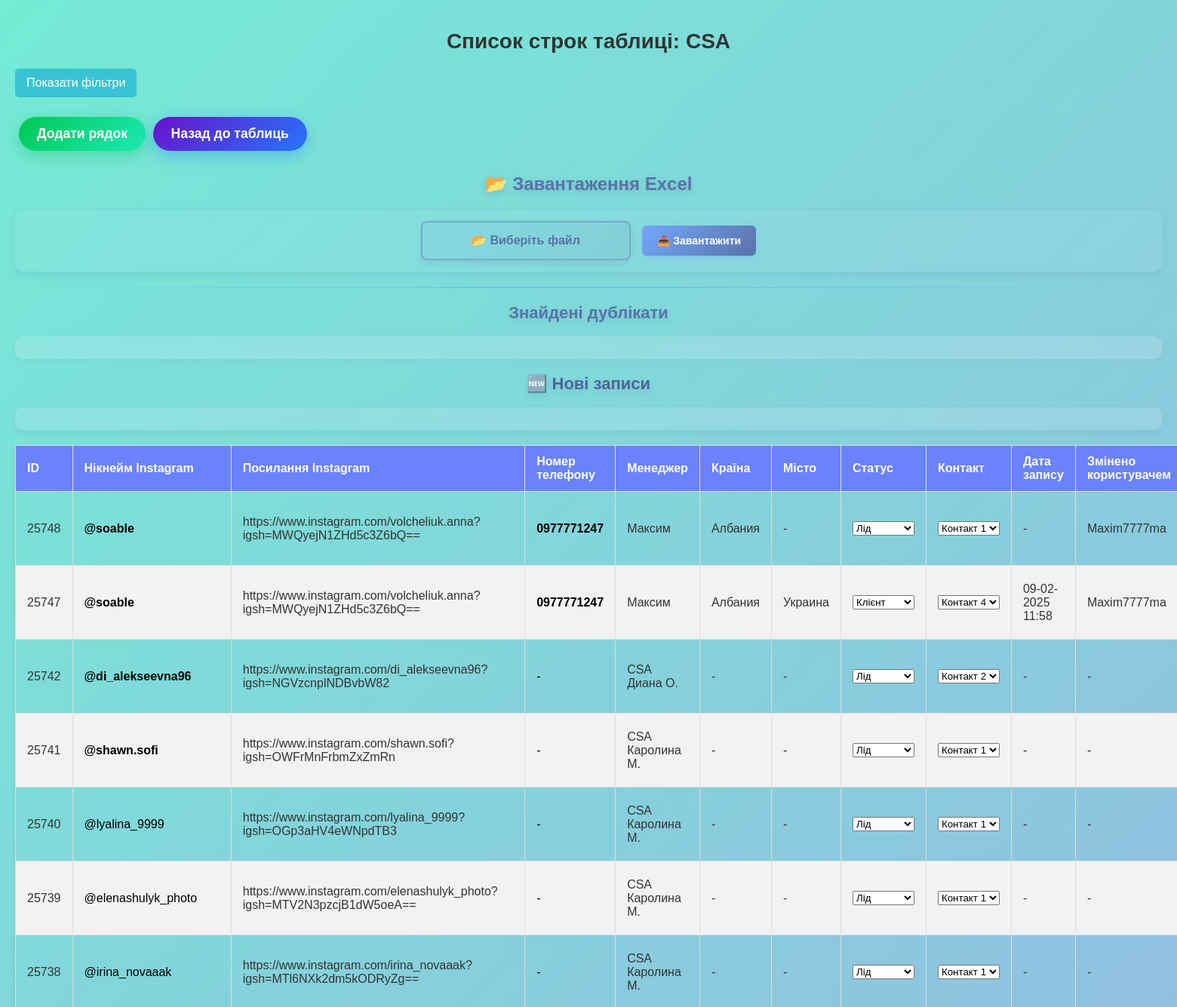
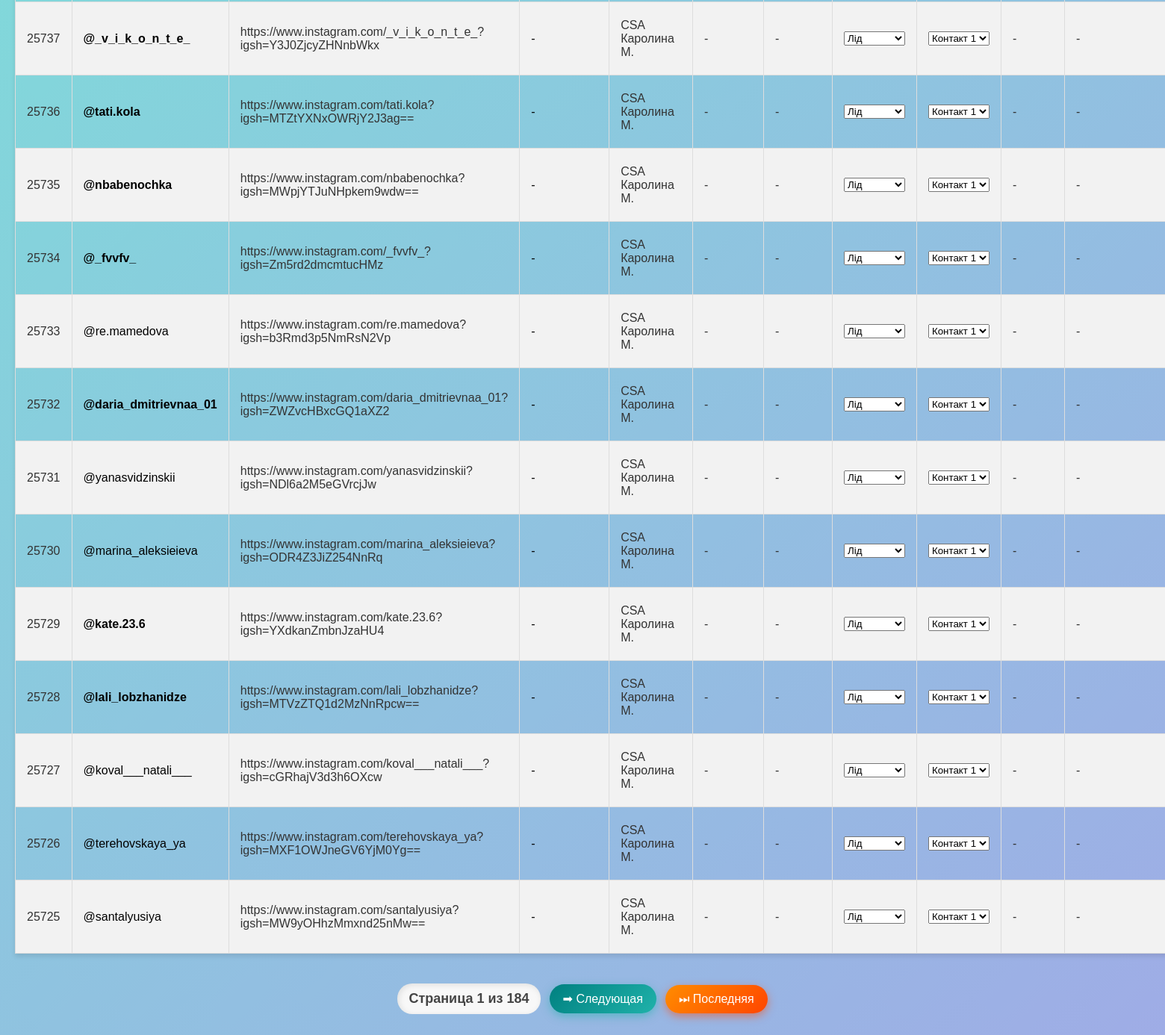
The app's page /clients/tables/41/ with its own data (2 pictures, top to bottom).
### clients/models.py (models this page shows, shortened)
class CustomTable(models.Model):
    name = models.CharField(max_length=255)  # Название таблицы
    description = models.TextField(blank=True, null=True)
    created_at = models.DateTimeField(auto_now_add=True)  # Дата создания таблицы
    updated_at = models.DateTimeField(auto_now=True)  # Последнее обновление таблицы
    visible_fields = models.JSONField(default=list, blank=True)  # Отображаемые поля в формате списка
    group = models.ForeignKey(
        Group,
        on_delete=models.SET_NULL,
        null=True,
        blank=True,
        related_name='tables',
        verbose_name='Группа с доступом'
    )

class CustomRow(models.Model):
    STATUS_CHOICES = [
        ('lead', 'Лид'),
        ('client', 'Клиент'),
        ('customer', 'Заказчик'),
    ]
    CONTACT_CHOICES = [
        ('contact_1', 'Контакт 1'),
        ('contact_2', 'Контакт 2'),
        ('contact_3', 'Контакт 3'),
        ('contact_4', 'Контакт 4'),
    ]
    PRIORITY_CHOICES = [
        ('low', 'Низкий'),
        ('medium', 'Средний'),
        ('high', 'Высокий'),
    ]
    status = models.CharField(
        max_length=50,
        choices=STATUS_CHOICES,
        default='lead',
        blank=True,
        null=True
    )
    contact = models.CharField(
        max_length=10,
        choices=CONTACT_CHOICES,
        blank=True,
        null=True
    )
    priority = models.CharField(
        max_length=12,
        choices=PRIORITY_CHOICES,
        default='low',
        blank=True,
        null=True
    )
    change_status_contact = models.CharField(
    max_length=10,
    choices=CONTACT_CHOICES,  # 👈 Добавляем `choices`
    blank=True,
    null=True
    )
    table = models.ForeignKey(CustomTable, on_delete=models.CASCADE, related_name="rows", null=False, blank=False)
    name = models.CharField(max_length=255,blank=True, null=True)  # Имя клиента
    instagram_username = models.CharField(max_length=40, blank=True, null=True)  # Никнейм Instagram
    instagram_link = models.URLField(blank=True, null=True)  # Ссылка Instagram
    phone_number = models.CharField(max_length=20, blank=True, null=True)  # Номер телефона
    email = models.EmailField(max_length=255, blank=True, null=True, verbose_name='Електронна пошта')
    manager = models.CharField(max_length=255,blank=True, null=True)  # Менеджер (обязательное)
    country = models.CharField(max_length=255, blank=True, null=True)  # Поле страны
    city = models.CharField(max_length=255, blank=True, null=True)  # Поле города
    status = models.CharField(max_length=50, blank=True, null=True, choices=[
        ('lead', 'Лид'),
        ('client', 'Клиент'),
        ('customer', 'Заказчик')
    ], default='lead')
    deal_amount = models.DecimalField(max_digits=10, decimal_places=2, blank=True, null=True)
    deal_amount_currency = models.CharField(max_length=3, choices=[('UAH', 'UAH'), ('USD', 'USD'), ('EUR', 'EUR')], default='UAH')
    paid_amount = models.DecimalField(max_digits=10, decimal_places=2, blank=True, null=True)
    paid_amount_currency = models.CharField(max_length=3, choices=[('UAH', 'UAH'), ('USD', 'USD'), ('EUR', 'EUR')], default='UAH')
    expected_profit = models.DecimalField(max_digits=10, decimal_places=2, blank=True, null=True)
    expected_profit_currency = models.CharField(max_length=3, choices=[('UAH', 'UAH'), ('USD', 'USD'), ('EUR', 'EUR')], default='UAH')
    contact = models.CharField(max_length=10, blank=True, null=True, choices=[
        ('contact_1', 'Контакт 1'),
        ('contact_2', 'Контакт 2'),
        ('contact_3', 'Контакт 3'),
        ('contact_4', 'Контакт 4'),
    ])
    change_status_contact = models.CharField(max_length=10, blank=True, null=True, choices=[
        ('contact_1', 'Контакт 1'),
        ('contact_2', 'Контакт 2'),
        ('contact_3', 'Контакт 3'),
        ('contact_4', 'Контакт 4'),
    ])
    priority = models.CharField(
        max_length=12,
        choices=[
            ('low', 'Низький'),
            ('medium', 'Середній'),
            ('high', 'Високий'),
        ],
        default='low',  # Значение по умолчанию
        verbose_name='Пріоритет'
    )
    record_date = models.DateTimeField(blank=True, null=True)  # Дата записи
    due_date = models.DateTimeField(blank=True, null=True)  # Срок выполнения
    inquiry_date = models.DateTimeField(blank=True, null=True)  # Дата обращения
    additional_data = models.JSONField(default=dict, blank=True)  # Для хранения уникальных данных
    last_updated = models.DateTimeField(auto_now=True)  # Последнее изменение
    updated_by = models.ManyToManyField(
    User,
    blank=True,
    related_name='updated_rows',
    verbose_name="Змінено користувачем"
    )
    manually_updated = models.BooleanField(
        default=False,
        verbose_name="Ручное изменение"
    )

### clients/views.py (the view)
# urls.py: path('tables/<int:table_id>/', views.custom_row_list, name='custom_row_list'),  # Просмотр строк в таблице
def custom_row_list(request, table_id):
    table = get_object_or_404(CustomTable, id=table_id)
    translations = {
        "status": {"lead": "Лід", "client": "Клієнт", "customer": "Замовник"},
        "contact": {"contact_1": "Контакт 1", "contact_2": "Контакт 2"},
        "priority": {"low": "Низький", "medium": "Середній", "high": "Високий"}
    }
    if isinstance(table.visible_fields, str):
        try:
            visible_fields = json.loads(table.visible_fields)
        except json.JSONDecodeError:
            visible_fields = []
    else:
        visible_fields = table.visible_fields or []
    visible_fields = [
        {"name": field["name"], "label": FIELD_TRANSLATIONS.get(field["name"], field["name"])}
        for field in visible_fields if isinstance(field, dict)
    ]
    select_fields = ["contact", "status", "priority", "change_status_contact"]
    allowed_fields = [field["name"] for field in visible_fields if field["name"] in select_fields]
    choices = {}
    for field in allowed_fields:
        choices[field] = list(CustomRow.objects.values_list(field, flat=True).distinct())
    filters = {key: request.GET[key] for key in request.GET if request.GET[key] and key != 'page'}
    query = Q(table=table)
    for key, value in filters.items():
        query &= Q(**{f"{key}__icontains": value})
    rows = CustomRow.objects.filter(query).order_by("-id")
    all_rows = CustomRow.objects.filter(table=table)
    duplicate_usernames = [
        key for key, count in Counter(
            all_rows.values_list("instagram_username", flat=True)
        ).items() if count > 1
    ]
    duplicate_phones = [
        key for key, count in Counter(
            all_rows.values_list("phone_number", flat=True)
        ).items() if count > 1
    ]
    paginator = None
    if not filters:  # Если фильтры не применены, используем пагинацию
        paginator = Paginator(rows, 20)
        page = request.GET.get("page")
        try:
            rows = paginator.page(page)
        except PageNotAnInteger:
            rows = paginator.page(1)
        except EmptyPage:
            rows = paginator.page(paginator.num_pages)
    for row in rows:
        if isinstance(row.additional_data, str):
            try:
                row.additional_data = json.loads(row.additional_data)
            except json.JSONDecodeError:
                row.additional_data = {}
        updated_by_ids = row.additional_data.get("updated_by", [])
        if isinstance(updated_by_ids, str):
            updated_by_ids = updated_by_ids.strip("[]").replace("'", "").split(", ")
        updated_by_ids = [int(uid) for uid in updated_by_ids if str(uid).isdigit()]
        users = User.objects.filter(id__in=updated_by_ids).values_list("username", flat=True)
        row.updated_by_names = ", ".join(users) if users else "-"
    return render(request, "clients/custom_row_list.html", {
        "table": table,
        "rows": rows,  # ✅ Все строки (если фильтры применены)
        "visible_fields": visible_fields,
        "duplicate_usernames": list(duplicate_usernames),
        "duplicate_phones": list(duplicate_phones),
        "field_translations": FIELD_TRANSLATIONS,
        "allowed_fields": allowed_fields,
        "choices": choices,
        "filters": filters,  # ✅ Передаем фильтры в шаблон
        "paginator": paginator,  # ✅ Если пагинация не нужна, передаем None
        "current_page": 1 if paginator else 1,  # Если пагинация отсутствует, делаем страницу 1
        "total_pages": 1 if paginator is None else paginator.num_pages,  # Если пагинация отсутствует, страница одна
        "translations": translations,  # Добавь в контекст!
    })

### clients/templatetags/custom_filters.py (called while the page is built)
@register.filter
def get_item(dictionary, key):
    if isinstance(dictionary, str):
        try:
            dictionary = json.loads(dictionary)
        except json.JSONDecodeError:
            return None
    return dictionary.get(key, "-")  # Возвращает значение по ключу или "-", если ключа нет

### clients/templates/clients/custom_row_list.html (shortened to what this page needs)
{% load static %}
{% load custom_filters %}
<!DOCTYPE html>
<html lang="uk">
<head>
    <link rel="stylesheet" href="{% static 'css/tablelist.css' %}">
</head>
<body>
    <h1>Список строк таблиці: {{ table.name }}</h1>
    <button class="filter-toggle-btn" id="toggle-filters">Показати фільтри</button>
    <div class="actions">
        <a href="{% url 'add_row' table.id %}" class="btn-add">Додати рядок</a>
        <a href="{% url 'custom_table_list' %}" class="btn-back">Назад до таблиць</a>
    </div>
    <h2 class="excel-title">📂 Завантаження Excel</h2>
    <form action="{% url 'upload_excel' table.id %}" method="POST" enctype="multipart/form-data" class="excel-upload-form">
        <input type="file" name="file" accept=".xls,.xlsx" required class="file-input">
        <button type="submit" class="upload-btn">📤 Завантажити</button>
    </form>
    <hr class="divider">
    <h2 class="duplicate-title"> Знайдені дублікати</h2>
    <div id="duplicates-container" class="duplicates-block"></div>
    <h2 class="new-entries-title">🆕 Нові записи</h2>
    <div id="new-entries-container" class="new-entries-block"></div>
    <table id="data-table" data-table-id="{{ table.id }}">
        <thead>
            <tr>
                <th>ID</th>
                {% for field in visible_fields %}
                    <th>{{ field.label }}</th>
                {% endfor %}
            </tr>
        </thead>
        <tbody id="table-body">
            {% for row in rows %}
            <tr data-row-id="{{ row.id }}">
                <td>{{ row.id }}</td>
                {% for field in visible_fields %}
                    <td class="
                        {% if field.name == 'phone_number' and row.additional_data|get_item:'phone_number' in duplicate_phones %}duplicate{% endif %}
                        {% if field.name == 'instagram_username' and row.additional_data|get_item:'instagram_username' in duplicate_usernames %}duplicate{% endif %}
                    ">
                        {% if field.name == 'contact' %}
                            <select class="editable-select contact-select" data-row-id="{{ row.id }}">
                                <option value="contact_1" {% if row.contact == 'contact_1' %}selected{% endif %}>Контакт 1</option>
                                <option value="contact_2" {% if row.contact == 'contact_2' %}selected{% endif %}>Контакт 2</option>
                                <option value="contact_4" {% if row.contact == 'contact_4' %}selected{% endif %}>Контакт 4</option>
                            </select>
                        {% elif field.name == 'status' %}
                            <select class="editable-select status-select" data-row-id="{{ row.id }}">
                                <option value="lead" {% if row.status == 'lead' %}selected{% endif %}>Лід</option>
                                <option value="client" {% if row.status == 'client' %}selected{% endif %}>Клієнт</option>
                            </select>
                        {% elif field.name == 'deal_amount' %}
                            {{ row.deal_amount }} {{ row.deal_amount_currency }}
                        {% elif field.name == 'paid_amount' %}
                            {{ row.paid_amount }} {{ row.paid_amount_currency }}
                        {% elif field.name == 'expected_profit' %}
                            {{ row.expected_profit }} {{ row.expected_profit_currency }}
                        {% elif field.name == 'instagram_username' %}
                            {% with username=row.additional_data|get_item:'instagram_username' link=row.additional_data|get_item:'instagram_link' %}
                                {% if username and link %}
                                    <a href="{{ link }}" target="_blank">{{ username }}</a>
                                {% else %}
                                    {{ username|default:"-" }}
                                {% endif %}
                            {% endwith %}
                        {% elif field.name == 'updated_by' %}
                            {{ row.updated_by_names|default:"-" }}
                        {% elif field.name == 'phone_number' %}
                            {% with phone=row.additional_data|get_item:'phone_number' %}
                                {% if phone %}
                                    <a href="tel:{{ phone }}">{{ phone }}</a>
                                {% else %}
                                    {{ phone|default:"-" }}
                                {% endif %}
                            {% endwith %}
                        {% else %}
                            {{ row.additional_data|get_item:field.name|default:"-" }}
                        {% endif %}
                    </td>
                {% endfor %}
            </tr>
            {% empty %}
            <tr>
                <td colspan="{{ visible_fields|length|add:'1' }}">Дані відсутні</td>
            </tr>
            {% endfor %}
        </tbody>
    </table>
<div class="pagination">
    <span class="page-info">Страница <strong>{{ rows.number }}</strong> из <strong>{{ total_pages }}</strong></span>
    {% if rows.has_next %}
        <a href="?page={{ rows.next_page_number }}{% for k, v in filters.items %}&{{ k }}={{ v }}{% endfor %}" class="page-btn next">➡ Следующая</a>
        <a href="?page={{ total_pages }}{% for k, v in filters.items %}&{{ k }}={{ v }}{% endfor %}" class="page-btn last">⏭ Последняя</a>
    {% endif %}
</div>
</body>
</html>

### records on screen
CustomTable: name "CSA"
CustomRow: id "25748", visible_fields "@soable", additional_data|get_item "https://www.instagram.com/volcheliuk.anna?igsh=MWQyejN1ZHd5c3Z6bQ==" "Максим" "Албания" "-" "-", visible_fields "0977771247", status+id "Лід", contact+id "Контакт 1", updated_by_names "Maxim7777ma"
CustomRow: id "25747", visible_fields "@soable", additional_data|get_item "https://www.instagram.com/volcheliuk.anna?igsh=MWQyejN1ZHd5c3Z6bQ==" "Максим" "Албания" "Украина" "09-02-2025 11:58", visible_fields "0977771247", status+id "Клієнт", contact+id "Контакт 4", updated_by_names "Maxim7777ma"
CustomRow: id "25742", visible_fields "@di_alekseevna96", additional_data|get_item "https://www.instagram.com/di_alekseevna96?igsh=NGVzcnplNDBvbW82" "CSA Диана О." "-" "-" "-", visible_fields "-", status+id "Лід", contact+id "Контакт 2", updated_by_names "-"
CustomRow: id "25741", visible_fields "@shawn.sofi", additional_data|get_item "https://www.instagram.com/shawn.sofi?igsh=OWFrMnFrbmZxZmRn" "CSA Каролина М." "-" "-" "-", visible_fields "-", status+id "Лід", id "Контакт 1", updated_by_names "-"
CustomRow: id "25740", visible_fields "@lyalina_9999", additional_data|get_item "https://www.instagram.com/lyalina_9999?igsh=OGp3aHV4eWNpdTB3" "CSA Каролина М." "-" "-" "-", visible_fields "-", status+id "Лід", id "Контакт 1", updated_by_names "-"
CustomRow: id "25739", visible_fields "@elenashulyk_photo", additional_data|get_item "https://www.instagram.com/elenashulyk_photo?igsh=MTV2N3pzcjB1dW5oeA==" "CSA Каролина М." "-" "-" "-", visible_fields "-", status+id "Лід", id "Контакт 1", updated_by_names "-"
CustomRow: id "25738", visible_fields "@irina_novaaak", additional_data|get_item "https://www.instagram.com/irina_novaaak?igsh=MTl6NXk2dm5kODRyZg==" "CSA Каролина М." "-" "-" "-", visible_fields "-", status+id "Лід", id "Контакт 1", updated_by_names "-"
CustomRow: id "25737", visible_fields "@_v_i_k_o_n_t_e_", additional_data|get_item "https://www.instagram.com/_v_i_k_o_n_t_e_?igsh=Y3J0ZjcyZHNnbWkx" "CSA Каролина М." "-" "-" "-", visible_fields "-", status+id "Лід", id "Контакт 1", updated_by_names "-"
CustomRow: id "25736", visible_fields "@tati.kola", additional_data|get_item "https://www.instagram.com/tati.kola?igsh=MTZtYXNxOWRjY2J3ag==" "CSA Каролина М." "-" "-" "-", visible_fields "-", status+id "Лід", id "Контакт 1", updated_by_names "-"
CustomRow: id "25735", visible_fields "@nbabenochka", additional_data|get_item "https://www.instagram.com/nbabenochka?igsh=MWpjYTJuNHpkem9wdw==" "CSA Каролина М." "-" "-" "-", visible_fields "-", status+id "Лід", id "Контакт 1", updated_by_names "-"
CustomRow: id "25734", visible_fields "@_fvvfv_", additional_data|get_item "https://www.instagram.com/_fvvfv_?igsh=Zm5rd2dmcmtucHMz" "CSA Каролина М." "-" "-" "-", visible_fields "-", status+id "Лід", id "Контакт 1", updated_by_names "-"
CustomRow: id "25733", visible_fields "@re.mamedova", additional_data|get_item "https://www.instagram.com/re.mamedova?igsh=b3Rmd3p5NmRsN2Vp" "CSA Каролина М." "-" "-" "-", visible_fields "-", status+id "Лід", id "Контакт 1", updated_by_names "-"
CustomRow: id "25732", visible_fields "@daria_dmitrievnaa_01", additional_data|get_item "https://www.instagram.com/daria_dmitrievnaa_01?igsh=ZWZvcHBxcGQ1aXZ2" "CSA Каролина М." "-" "-" "-", visible_fields "-", status+id "Лід", id "Контакт 1", updated_by_names "-"
CustomRow: id "25731", visible_fields "@yanasvidzinskii", additional_data|get_item "https://www.instagram.com/yanasvidzinskii?igsh=NDl6a2M5eGVrcjJw" "CSA Каролина М." "-" "-" "-", visible_fields "-", status+id "Лід", contact+id "Контакт 1", updated_by_names "-"
CustomRow: id "25730", visible_fields "@marina_aleksieieva", additional_data|get_item "https://www.instagram.com/marina_aleksieieva?igsh=ODR4Z3JiZ254NnRq" "CSA Каролина М." "-" "-" "-", visible_fields "-", status+id "Лід", id "Контакт 1", updated_by_names "-"
CustomRow: id "25729", visible_fields "@kate.23.6", additional_data|get_item "https://www.instagram.com/kate.23.6?igsh=YXdkanZmbnJzaHU4" "CSA Каролина М." "-" "-" "-", visible_fields "-", status+id "Лід", id "Контакт 1", updated_by_names "-"
CustomRow: id "25728", visible_fields "@lali_lobzhanidze", additional_data|get_item "https://www.instagram.com/lali_lobzhanidze?igsh=MTVzZTQ1d2MzNnRpcw==" "CSA Каролина М." "-" "-" "-", visible_fields "-", status+id "Лід", id "Контакт 1", updated_by_names "-"
CustomRow: id "25727", visible_fields "@koval___natali___", additional_data|get_item "https://www.instagram.com/koval___natali___?igsh=cGRhajV3d3h6OXcw" "CSA Каролина М." "-" "-" "-", visible_fields "-", status+id "Лід", id "Контакт 1", updated_by_names "-"
CustomRow: id "25726", visible_fields "@terehovskaya_ya", additional_data|get_item "https://www.instagram.com/terehovskaya_ya?igsh=MXF1OWJneGV6YjM0Yg==" "CSA Каролина М." "-" "-" "-", visible_fields "-", status+id "Лід", id "Контакт 1", updated_by_names "-"
CustomRow: id "25725", visible_fields "@santalyusiya", additional_data|get_item "https://www.instagram.com/santalyusiya?igsh=MW9yOHhzMmxnd25nMw==" "CSA Каролина М." "-" "-" "-", visible_fields "-", status+id "Лід", id "Контакт 1", updated_by_names "-"

### other values on screen
{{ field.label }} "Нікнейм Instagram" "Посилання Instagram" "Номер телефону" "Менеджер" "Країна" "Місто" "Статус" "Контакт" "Дата запису" "Змінено користувачем"
{{ rows.number }} "1"
{{ total_pages }} "184"
